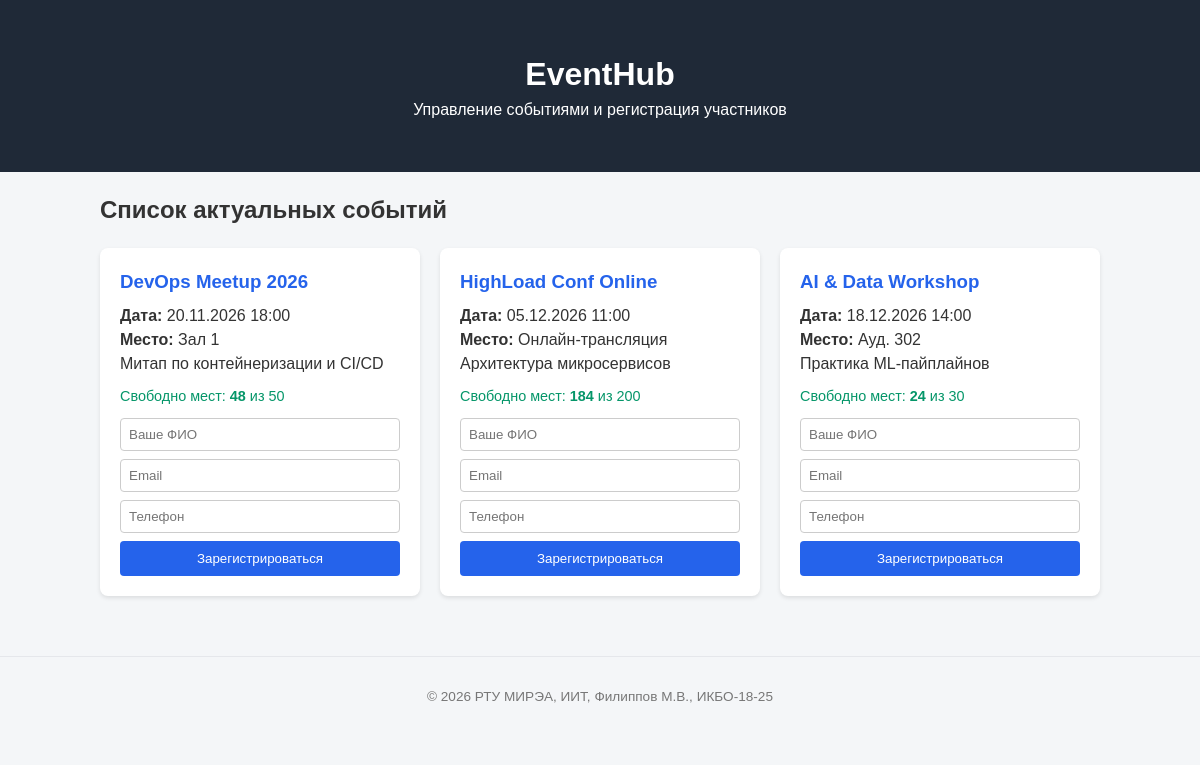
The page / on the database its author committed.
### tables this page shows
CREATE TABLE events (
    id INTEGER PRIMARY KEY AUTOINCREMENT,
    title TEXT NOT NULL,
    date TEXT NOT NULL,
    location TEXT NOT NULL,
    description TEXT,
    seats_total INTEGER NOT NULL,
    seats_available INTEGER NOT NULL
);

### backend/app.py (the view)
@app.route('/')
def index():
    conn = get_db()
    events = conn.execute("SELECT * FROM events ORDER BY id ASC").fetchall()
    conn.close()
    return render_template('index.html', events=events)

### backend/app.py (called while the page is built)
def get_db():
    conn = sqlite3.connect(DB_PATH)
    conn.row_factory = sqlite3.Row
    return conn

### backend/templates/index.html (shortened to what this page needs)
<!doctype html>
<html lang="ru">
  <head>
    <link rel="stylesheet" href="/static/style.css" />
  </head>
  <body>
    <header class="header">
      <div class="container">
        <h1>EventHub</h1>
        <p>Управление событиями и регистрация участников</p>
      </div>
    </header>
    <main class="container">
      <h2>Список актуальных событий</h2>
      <div class="events-grid">
        {% for event in events %}
        <div class="event-card">
          <h3>{{ event.title }}</h3>
          <p><strong>Дата:</strong> {{ event.date }}</p>
          <p><strong>Место:</strong> {{ event.location }}</p>
          <p>{{ event.description }}</p>
          <p class="seats">
            Свободно мест: <strong>{{ event.seats_available }}</strong> из {{
            event.seats_total }}
          </p>
          {% if event.seats_available > 0 %}
          <form action="/register" method="POST" class="reg-form">
            <input
              type="text"
              name="full_name"
              placeholder="Ваше ФИО"
              required
            />
            <input type="email" name="email" placeholder="Email" required />
            <input type="tel" name="phone" placeholder="Телефон" required />
            <button type="submit" class="btn btn-primary">
              Зарегистрироваться
            </button>
          </form>
          {% else %}
          <div class="badge-full">Регистрация завершена</div>
          {% endif %}
        </div>
        {% endfor %}
      </div>
    </main>
    <footer class="footer">
      <p>&copy; 2026 РТУ МИРЭА, ИИТ, Филиппов М.В., ИКБО-18-25</p>
    </footer>
  </body>
</html>

### frontend/html/static/style.css (style rules this page uses)
* { box-sizing: border-box; margin: 0; padding: 0; font-family: sans-serif; }
body { background: #f4f6f8; color: #333; line-height: 1.5; }
.container { width: 90%; max-width: 1000px; margin: 0 auto; padding: 20px 0; }
.header { background: #1f2937; color: #fff; padding: 30px 0; text-align: center; }
.events-grid { display: grid; grid-template-columns: repeat(auto-fit, minmax(300px, 1fr)); gap: 20px; margin-top: 20px; }
.event-card { background: #fff; padding: 20px; border-radius: 8px; box-shadow: 0 2px 4px rgba(0, 0, 0, 0.1); }
.event-card h3 { color: #2563eb; margin-bottom: 8px; }
.seats { margin: 10px 0; font-size: 0.9rem; color: #059669; }
.reg-form input { width: 100%; padding: 8px; margin-bottom: 8px; border: 1px solid #ccc; border-radius: 4px; }
.btn { display: inline-block; padding: 10px 16px; border: none; border-radius: 4px; cursor: pointer; text-decoration: none; }
.btn-primary { background: #2563eb; color: #fff; width: 100%; }
.footer { text-align: center; padding: 30px 0; color: #777; font-size: 0.85rem; border-top: 1px solid #e5e7eb; margin-top: 40px; }

### rows shown on the page
events: title "DevOps Meetup 2026", date "20.11.2026 18:00", location "Зал 1", description "Митап по контейнеризации и CI/CD", seats_available "48", seats_total "50"
events: title "HighLoad Conf Online", date "05.12.2026 11:00", location "Онлайн-трансляция", description "Архитектура микросервисов", seats_available "184", seats_total "200"
events: title "AI & Data Workshop", date "18.12.2026 14:00", location "Ауд. 302", description "Практика ML-пайплайнов", seats_available "24", seats_total "30"
